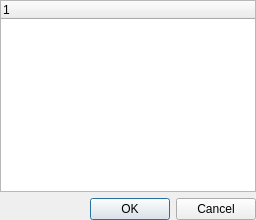
<?xml version="1.0" encoding="UTF-8"?>
<ui version="4.0">
 <class>selectMimeTypes</class>
 <widget class="QDialog" name="selectMimeTypes">
  <property name="windowTitle">
   <string notr="true"/>
  </property>
  <layout class="QVBoxLayout" name="verticalLayout">
   <property name="margin">
    <number>0</number>
   </property>
   <item>
    <widget class="QTreeWidget" name="mime_types">
     <column>
      <property name="text">
       <string notr="true">1</string>
      </property>
     </column>
    </widget>
   </item>
   <item>
    <widget class="QDialogButtonBox" name="buttonBox">
     <property name="orientation">
      <enum>Qt::Horizontal</enum>
     </property>
     <property name="standardButtons">
      <set>QDialogButtonBox::Cancel|QDialogButtonBox::Ok</set>
     </property>
    </widget>
   </item>
  </layout>
 </widget>
 <resources/>
 <connections>
  <connection>
   <sender>buttonBox</sender>
   <signal>accepted()</signal>
   <receiver>selectMimeTypes</receiver>
   <slot>accept()</slot>
   <hints>
    <hint type="sourcelabel">
     <x>248</x>
     <y>254</y>
    </hint>
    <hint type="destinationlabel">
     <x>157</x>
     <y>274</y>
    </hint>
   </hints>
  </connection>
  <connection>
   <sender>buttonBox</sender>
   <signal>rejected()</signal>
   <receiver>selectMimeTypes</receiver>
   <slot>reject()</slot>
   <hints>
    <hint type="sourcelabel">
     <x>316</x>
     <y>260</y>
    </hint>
    <hint type="destinationlabel">
     <x>286</x>
     <y>274</y>
    </hint>
   </hints>
  </connection>
 </connections>
</ui>
